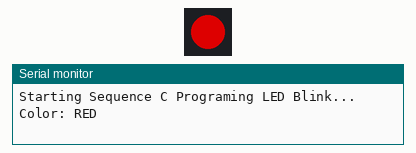
Simulated run of this sketch. Board: ESP32-S2. Parts: 1 RGB LEDs in strip order, left to right, the last lines printed to the serial monitor. Dim RGB values are drawn brighter than linear.

Above: at 0.2 s.
At 0.7 s:
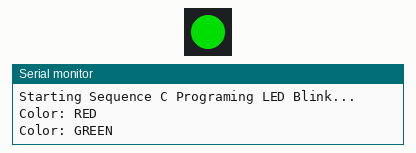
At 2.7 s:
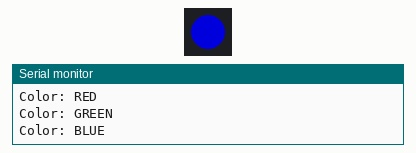
Timing chart, 0 to 3.5 s (numbered marks = the images above):
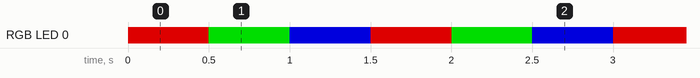

The sketch:

1_NeoPixel_C.ino
```cpp
/*
 * Project: RGB NeoPixel Demo v1.0 in Sequence C Programing
 * Hardware: ESP32-SS (Cucumber RS) with BMP280, SHT4x, MPU6050, NeoPixel
 * Remember, please select an "ESP32S2 Dev Module" in Arduino IDE before uploading your code.
 * 2102541 IOT Fundamentals, Electrical Engineering, Chulalongkorn University
 * Rewrite code by Dr.Natthakorn Kasamsumran (NKR) February 3, 2026
 */

#include <Adafruit_NeoPixel.h>

// --- Configuration ---
#define RGB_PIN       18    // The Cucumber RS LED pinout
#define NUMPIXELS     1     // Number of LEDs
#define DELAY_MS      500   // Speed of blink in milisecond

Adafruit_NeoPixel pixels(NUMPIXELS, RGB_PIN, NEO_GRB + NEO_KHZ800);

void setup() {
  Serial.begin(115200);
  pixels.begin();
  pixels.clear();
  Serial.println("Starting Sequence C Programing LED Blink...");
}

void loop() {
  // Red
  Serial.println("Color: RED");
  pixels.setPixelColor(0, pixels.Color(150, 0, 0));
  pixels.show();
  delay(DELAY_MS); // The CPU is "stuck" here for 500ms

  // Green
  Serial.println("Color: GREEN");
  pixels.setPixelColor(0, pixels.Color(0, 150, 0));
  pixels.show();
  delay(DELAY_MS);

  // Blue
  Serial.println("Color: BLUE");
  pixels.setPixelColor(0, pixels.Color(0, 0, 150));
  pixels.show();
  delay(DELAY_MS);
}
```

Measured:
- by itself, RGB LED 0: repeats every 1.5 s: RGB(0, 150, 0) 0.50 s, RGB(0, 0, 150) 0.50 s, RGB(150, 0, 0) 0.50 s
- by itself, everything shown: repeats every 1.5 s, in 3 steps
